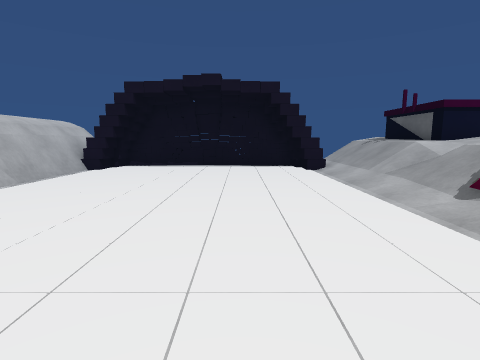
[1] (above)

12 first-person views from a walk through a 3-D level made in the Unity game engine. The camera is 1.2 m above the floor, tilts 8° down and sees 80° across. The floor is counted in squares, 1 m on a side. Each view is taken from the middle of a square. On the plan, view 1 faces up. The plan holds only what a view shows up to about 13 squares ahead; the rest is blank.

[2]
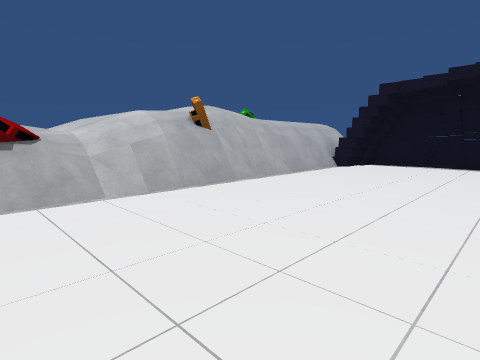

[3]
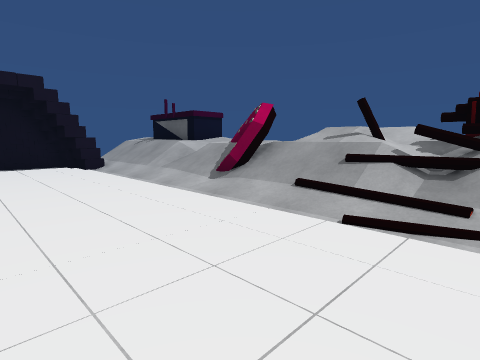

[4]
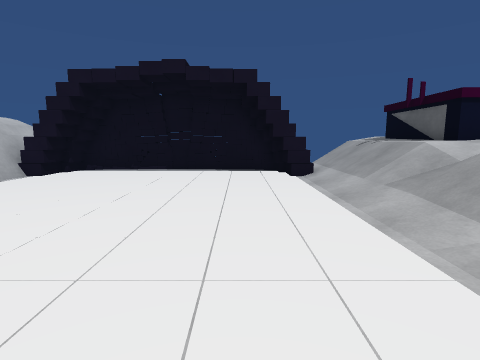

[5]
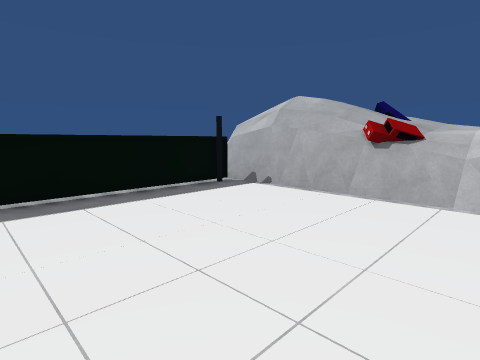

[6]
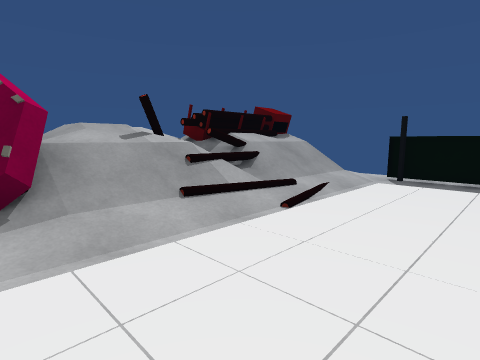

[7]
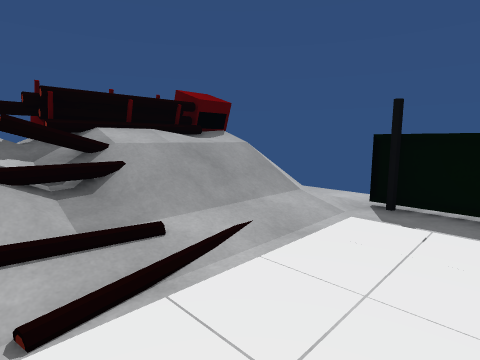

[8]
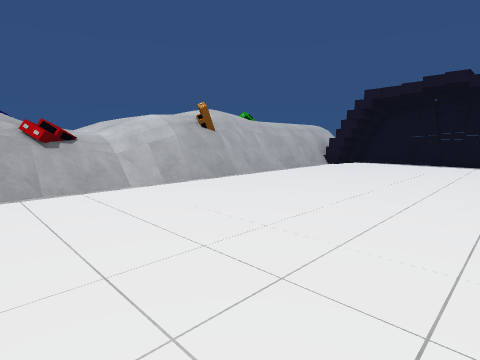

[9]
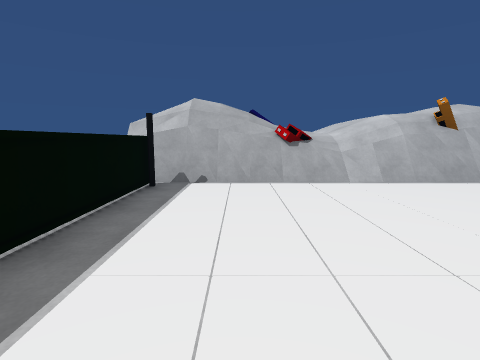

[10]
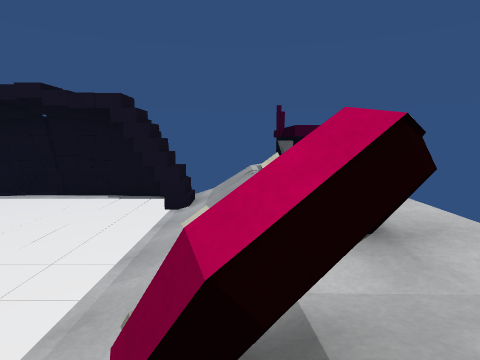

[11]
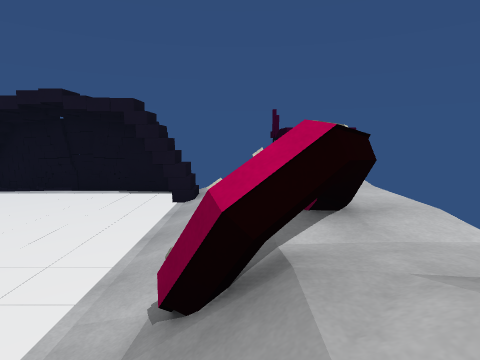

[12]
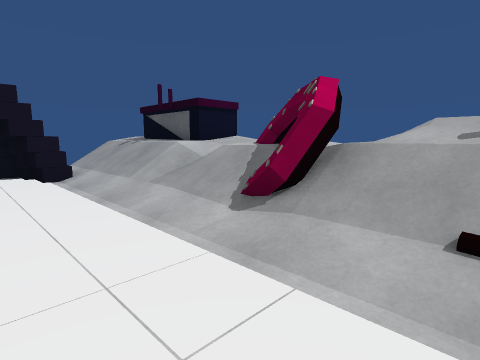

### Floor plan
Key: @ floor where view 1 was taken; # wall or solid block; . main floor; : floor 1 m higher than the main floor; + floor 1.25 m higher than the main floor; * floor 1.5 m higher than the main floor; / step, stairs or slope; = window, fence, low wall or low ledge; ^ raised ledge.
Columns run from 7 left of view 1 to 7 right of it. Each row starts with its distance up from view 1.
 14   ########
 13  ##......#^//+
 12 ###......##//^
 11 #= ........//^
 10 #=.........//^
  9 #=.........//^^
  8 ##.........///+
  7 #..........//:+
  6 #..........//=+
  5 ##.........=#=:
  4 #=........./=#+
  3 #=.........///*
  2 ##.........//=/
  1 #..........////
  0 ##.....@...///=
 -1 #=.........///
 -2 #=.........///
 -3 #=.........//=
 -4 ###   #  #//=##
 -5 ##.....  ....
 -6 #

Where each view was taken, in squares from view 1:
view 1: 0 up, 0 right, facing up
view 2: 1 down, 0 right, facing up-left
view 3: 1 down, 1 left, facing up-right
view 4: 2 up, 1 right, facing up
view 5: 2 up, 0 right, facing down-left
view 6: 5 up, 0 right, facing down-right
view 7: 1 up, 1 right, facing down-right
view 8: 2 down, 1 right, facing up-left
view 9: 2 down, 2 right, facing left
view 10: 3 up, 5 right, facing up
view 11: 2 up, 5 right, facing up
view 12: 2 up, 1 right, facing up-right
